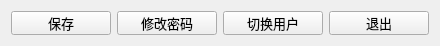
   <widget class="QWidget" name="layoutWidget">
    <property name="geometry">
     <rect>
      <x>590</x>
      <y>10</y>
      <width>420</width>
      <height>26</height>
     </rect>
    </property>
    <layout class="QHBoxLayout" name="horizontalLayout_32">
     <item>
      <widget class="QPushButton" name="btn_keep">
       <property name="minimumSize">
        <size>
         <width>100</width>
         <height>24</height>
        </size>
       </property>
       <property name="maximumSize">
        <size>
         <width>100</width>
         <height>24</height>
        </size>
       </property>
       <property name="font">
        <font>
         <pointsize>10</pointsize>
        </font>
       </property>
       <property name="text">
        <string>保存</string>
       </property>
      </widget>
     </item>
     <item>
      <widget class="QPushButton" name="btn_changePassword">
       <property name="minimumSize">
        <size>
         <width>100</width>
         <height>24</height>
        </size>
       </property>
       <property name="maximumSize">
        <size>
         <width>100</width>
         <height>24</height>
        </size>
       </property>
       <property name="font">
        <font>
         <pointsize>10</pointsize>
        </font>
       </property>
       <property name="text">
        <string>修改密码</string>
       </property>
      </widget>
     </item>
     <item>
      <widget class="QPushButton" name="btn_switchUser">
       <property name="minimumSize">
        <size>
         <width>100</width>
         <height>24</height>
        </size>
       </property>
       <property name="maximumSize">
        <size>
         <width>100</width>
         <height>24</height>
        </size>
       </property>
       <property name="sizeIncrement">
        <size>
         <width>0</width>
         <height>0</height>
        </size>
       </property>
       <property name="font">
        <font>
         <pointsize>10</pointsize>
        </font>
       </property>
       <property name="text">
        <string>切换用户</string>
       </property>
      </widget>
     </item>
     <item>
      <widget class="QPushButton" name="btn_quit">
       <property name="minimumSize">
        <size>
         <width>100</width>
         <height>24</height>
        </size>
       </property>
       <property name="maximumSize">
        <size>
         <width>100</width>
         <height>24</height>
        </size>
       </property>
       <property name="font">
        <font>
         <pointsize>10</pointsize>
        </font>
       </property>
       <property name="text">
        <string>退出</string>
       </property>
      </widget>
     </item>
    </layout>
   </widget>
